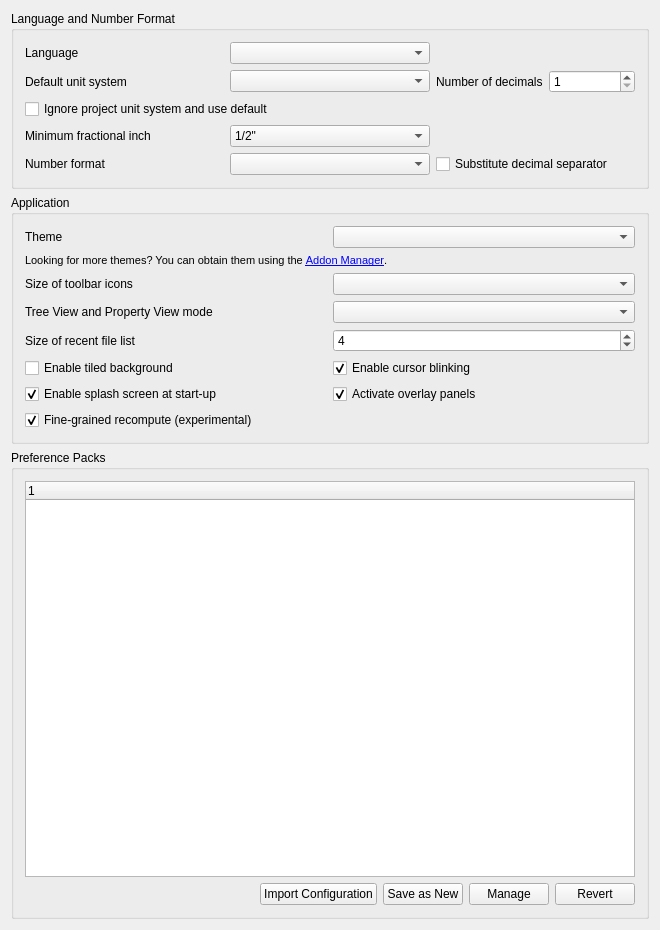
<?xml version="1.0" encoding="UTF-8"?>
<ui version="4.0">
 <class>Gui::Dialog::DlgSettingsGeneral</class>
 <widget class="QWidget" name="Gui::Dialog::DlgSettingsGeneral">
  <property name="geometry">
   <rect>
    <x>0</x>
    <y>0</y>
    <width>660</width>
    <height>930</height>
   </rect>
  </property>
  <property name="windowTitle">
   <string>General</string>
  </property>
  <layout class="QVBoxLayout" name="verticalLayout">
   <item>
    <widget class="QGroupBox" name="GroupBox7">
     <property name="title">
      <string>Language and Number Format</string>
     </property>
     <layout class="QGridLayout">
      <property name="leftMargin">
       <number>11</number>
      </property>
      <property name="topMargin">
       <number>11</number>
      </property>
      <property name="rightMargin">
       <number>11</number>
      </property>
      <property name="bottomMargin">
       <number>11</number>
      </property>
      <property name="spacing">
       <number>6</number>
      </property>
      <item row="0" column="0">
       <widget class="QLabel" name="TextLabel1_4">
        <property name="text">
         <string>Language</string>
        </property>
       </widget>
      </item>
      <item row="0" column="1">
       <widget class="QComboBox" name="Languages">
        <property name="toolTip">
         <string>Language of the application's user interface</string>
        </property>
       </widget>
      </item>
      <item row="1" column="0">
       <widget class="QLabel" name="unitSystemLabel">
        <property name="text">
         <string>Default unit system</string>
        </property>
       </widget>
      </item>
      <item row="1" column="1">
       <widget class="QComboBox" name="comboBox_UnitSystem">
        <property name="toolTip">
         <string>Unit system for all parts of the application. Can be overridden by specifying a document unit system.</string>
        </property>
       </widget>
      </item>
      <item row="1" column="2">
       <layout class="QHBoxLayout" name="horizontalLayout_3">
        <item>
         <widget class="QLabel" name="decimalsLabel">
          <property name="text">
           <string>Number of decimals</string>
          </property>
         </widget>
        </item>
        <item>
         <widget class="QSpinBox" name="spinBoxDecimals">
          <property name="toolTip">
           <string>Number of decimals that should be shown for numbers and dimensions</string>
          </property>
          <property name="minimum">
           <number>1</number>
          </property>
          <property name="maximum">
           <number>12</number>
          </property>
         </widget>
        </item>
       </layout>
      </item>
      <item row="2" column="0" colspan="3">
       <widget class="QCheckBox" name="checkBox_projectUnitSystemIgnore">
        <property name="toolTip">
         <string>Ignores document unit systems</string>
        </property>
        <property name="text">
         <string>Ignore project unit system and use default</string>
        </property>
       </widget>
      </item>
      <item row="3" column="0">
       <widget class="QLabel" name="fractionalInchLabel">
        <property name="text">
         <string>Minimum fractional inch</string>
        </property>
       </widget>
      </item>
      <item row="3" column="1">
       <widget class="QComboBox" name="comboBox_FracInch">
        <property name="toolTip">
         <string>Minimum fractional inch to be displayed</string>
        </property>
        <item>
         <property name="text">
          <string notr="true">1/2&quot;</string>
         </property>
        </item>
        <item>
         <property name="text">
          <string notr="true">1/4&quot;</string>
         </property>
        </item>
        <item>
         <property name="text">
          <string notr="true">1/8&quot;</string>
         </property>
        </item>
        <item>
         <property name="text">
          <string notr="true">1/16&quot;</string>
         </property>
        </item>
        <item>
         <property name="text">
          <string notr="true">1/32&quot;</string>
         </property>
        </item>
        <item>
         <property name="text">
          <string notr="true">1/64&quot;</string>
         </property>
        </item>
        <item>
         <property name="text">
          <string notr="true">1/128&quot;</string>
         </property>
        </item>
       </widget>
      </item>
      <item row="4" column="0">
       <widget class="QLabel" name="TextLabel1_5">
        <property name="text">
         <string>Number format</string>
        </property>
       </widget>
      </item>
      <item row="4" column="1">
       <widget class="Gui::PrefComboBox" name="UseLocaleFormatting">
        <property name="prefEntry" stdset="0">
         <cstring>UseLocaleFormatting</cstring>
        </property>
        <property name="prefPath" stdset="0">
         <cstring>General</cstring>
        </property>
       </widget>
      </item>
      <item row="4" column="2">
       <widget class="Gui::PrefCheckBox" name="SubstituteDecimal">
        <property name="toolTip">
         <string>Substitutes numerical keypad decimal separator with locale separator, except
in the Python console and the macro editor where a
dot/period will always be printed</string>
        </property>
        <property name="text">
         <string>Substitute decimal separator</string>
        </property>
        <property name="prefEntry" stdset="0">
         <cstring>SubstituteDecimalSeparator</cstring>
        </property>
        <property name="prefPath" stdset="0">
         <cstring>General</cstring>
        </property>
       </widget>
      </item>
     </layout>
    </widget>
   </item>
   <item>
    <widget class="QGroupBox" name="GroupBox3">
     <property name="title">
      <string>Application</string>
     </property>
     <layout class="QGridLayout">
      <property name="leftMargin">
       <number>11</number>
      </property>
      <property name="topMargin">
       <number>11</number>
      </property>
      <property name="rightMargin">
       <number>11</number>
      </property>
      <property name="bottomMargin">
       <number>11</number>
      </property>
      <property name="spacing">
       <number>6</number>
      </property>
      <item row="0" column="0">
       <widget class="QLabel" name="themesLabel">
        <property name="text">
         <string>Theme</string>
        </property>
       </widget>
      </item>
      <item row="0" column="1">
       <widget class="QComboBox" name="themesCombobox">
        <property name="toolTip">
         <string>Customize the appearance of the user interface</string>
        </property>
       </widget>
      </item>
      <item row="1" column="0" colspan="2">
       <widget class="QLabel" name="moreThemesLabel">
        <property name="font">
         <font>
          <pointsize>8</pointsize>
         </font>
        </property>
        <property name="text">
         <string>Looking for more themes? You can obtain them using the &lt;a href=&quot;freecad:Std_AddonMgr&quot;&gt;Addon Manager&lt;/a&gt;.</string>
        </property>
        <property name="textFormat">
         <enum>Qt::TextFormat::RichText</enum>
        </property>
       </widget>
      </item>
      <item row="2" column="0">
       <widget class="QLabel" name="iconSizeLabel">
        <property name="text">
         <string>Size of toolbar icons</string>
        </property>
       </widget>
      </item>
      <item row="2" column="1">
       <widget class="QComboBox" name="toolbarIconSize">
        <property name="toolTip">
         <string>Icon size in the toolbar</string>
        </property>
       </widget>
      </item>
      <item row="3" column="0">
       <widget class="QLabel" name="treeModeLabel">
        <property name="text">
         <string>Tree View and Property View mode</string>
        </property>
       </widget>
      </item>
      <item row="3" column="1">
       <widget class="QComboBox" name="treeMode">
        <property name="toolTip">
         <string>Customize how the tree view is shown in the panel (restart required).

'Combined': combine tree and property view into one panel.
'Independent': split tree and property view into separate panels.</string>
        </property>
       </widget>
      </item>
      <item row="4" column="0">
       <widget class="QLabel" name="recentFileListLabel">
        <property name="text">
         <string>Size of recent file list</string>
        </property>
       </widget>
      </item>
      <item row="4" column="1">
       <widget class="Gui::PrefSpinBox" name="RecentFiles">
        <property name="toolTip">
         <string>How many files should be listed in recent files list</string>
        </property>
        <property name="value">
         <number>4</number>
        </property>
        <property name="prefEntry" stdset="0">
         <cstring>RecentFiles</cstring>
        </property>
        <property name="prefPath" stdset="0">
         <cstring>RecentFiles</cstring>
        </property>
       </widget>
      </item>
      <item row="5" column="0">
       <widget class="QCheckBox" name="tiledBackground">
        <property name="toolTip">
         <string>Background of the main window (when no document is opened) will consist of tiles of an image.</string>
        </property>
        <property name="text">
         <string>Enable tiled background</string>
        </property>
       </widget>
      </item>
      <item row="5" column="1">
       <widget class="Gui::PrefCheckBox" name="EnableCursorBlinking">
        <property name="toolTip">
         <string>The text cursor will be blinking</string>
        </property>
        <property name="text">
         <string>Enable cursor blinking</string>
        </property>
        <property name="checked">
         <bool>true</bool>
        </property>
        <property name="prefEntry" stdset="0">
         <cstring>EnableCursorBlinking</cstring>
        </property>
        <property name="prefPath" stdset="0">
         <cstring>General</cstring>
        </property>
       </widget>
      </item>
      <item row="6" column="0">
       <widget class="Gui::PrefCheckBox" name="SplashScreen">
        <property name="toolTip">
         <string>A splash screen is a small loading window that is shown
when FreeCAD is launching. If this option is checked, FreeCAD will
display the splash screen.</string>
        </property>
        <property name="text">
         <string>Enable splash screen at start-up</string>
        </property>
        <property name="checked">
         <bool>true</bool>
        </property>
        <property name="prefEntry" stdset="0">
         <cstring>ShowSplasher</cstring>
        </property>
        <property name="prefPath" stdset="0">
         <cstring>General</cstring>
        </property>
       </widget>
      </item>
      <item row="6" column="1">
       <widget class="Gui::PrefCheckBox" name="ActivateOverlay">
        <property name="toolTip">
         <string>Activate overlay handling of docked panels</string>
        </property>
        <property name="text">
         <string>Activate overlay panels</string>
        </property>
        <property name="checked">
         <bool>true</bool>
        </property>
        <property name="prefEntry" stdset="0">
         <cstring>ActivateOverlay</cstring>
        </property>
        <property name="prefPath" stdset="0">
         <cstring>DockWindows</cstring>
        </property>
       </widget>
      </item>
     <item row="7" column="0">
        <widget class="Gui::PrefCheckBox" name="FineGrainedRecompute">
         <property name="toolTip">
          <string>Activate fine-grained recomputation of documents</string>
         </property>
         <property name="text">
          <string>Fine-grained recompute (experimental)</string>
         </property>
         <property name="checked">
          <bool>true</bool>
         </property>
         <property name="prefEntry" stdset="0">
          <cstring>FineGrainedRecompute</cstring>
         </property>
         <property name="prefPath" stdset="0">
          <cstring>General</cstring>
         </property>
        </widget>
       </item>
      </layout>
    </widget>
   </item>
   <item>
    <widget class="QGroupBox" name="groupBox">
     <property name="title">
      <string>Preference Packs</string>
     </property>
     <layout class="QHBoxLayout" name="horizontalLayout">
      <item>
       <layout class="QVBoxLayout" name="verticalLayout_3">
        <item>
         <widget class="QTreeWidget" name="PreferencePacks">
          <property name="horizontalScrollBarPolicy">
           <enum>Qt::ScrollBarPolicy::ScrollBarAlwaysOff</enum>
          </property>
          <property name="sizeAdjustPolicy">
           <enum>QAbstractScrollArea::SizeAdjustPolicy::AdjustToContents</enum>
          </property>
          <property name="editTriggers">
           <set>QAbstractItemView::EditTrigger::NoEditTriggers</set>
          </property>
          <property name="showDropIndicator" stdset="0">
           <bool>false</bool>
          </property>
          <property name="dragDropOverwriteMode">
           <bool>false</bool>
          </property>
          <property name="alternatingRowColors">
           <bool>true</bool>
          </property>
          <property name="selectionMode">
           <enum>QAbstractItemView::SelectionMode::SingleSelection</enum>
          </property>
          <property name="selectionBehavior">
           <enum>QAbstractItemView::SelectionBehavior::SelectRows</enum>
          </property>
          <column>
           <property name="text">
            <string notr="true">1</string>
           </property>
          </column>
         </widget>
        </item>
        <item>
         <layout class="QHBoxLayout" name="horizontalLayout_2">
          <item>
           <spacer name="horizontalSpacer">
            <property name="orientation">
             <enum>Qt::Orientation::Horizontal</enum>
            </property>
            <property name="sizeHint" stdset="0">
             <size>
              <width>40</width>
              <height>20</height>
             </size>
            </property>
           </spacer>
          </item>
          <item>
           <widget class="QPushButton" name="ImportConfig">
            <property name="text">
             <string>Import Configuration</string>
            </property>
           </widget>
          </item>
          <item>
           <widget class="QPushButton" name="SaveNewPreferencePack">
            <property name="text">
             <string>Save as New</string>
            </property>
           </widget>
          </item>
          <item>
           <widget class="QPushButton" name="ManagePreferencePacks">
            <property name="sizePolicy">
             <sizepolicy hsizetype="Fixed" vsizetype="Fixed">
              <horstretch>0</horstretch>
              <verstretch>0</verstretch>
             </sizepolicy>
            </property>
            <property name="text">
             <string>Manage</string>
            </property>
           </widget>
          </item>
          <item>
           <widget class="QPushButton" name="RevertToSavedConfig">
            <property name="text">
             <string>Revert</string>
            </property>
           </widget>
          </item>
         </layout>
        </item>
       </layout>
      </item>
     </layout>
    </widget>
   </item>
  </layout>
 </widget>
 <layoutdefault spacing="6" margin="11"/>
 <customwidgets>
  <customwidget>
   <class>Gui::PrefSpinBox</class>
   <extends>QSpinBox</extends>
   <header>Gui/PrefWidgets.h</header>
  </customwidget>
  <customwidget>
   <class>Gui::PrefCheckBox</class>
   <extends>QCheckBox</extends>
   <header>Gui/PrefWidgets.h</header>
  </customwidget>
  <customwidget>
   <class>Gui::PrefComboBox</class>
   <extends>QComboBox</extends>
   <header>Gui/PrefWidgets.h</header>
  </customwidget>
 </customwidgets>
 <tabstops>
  <tabstop>Languages</tabstop>
  <tabstop>RecentFiles</tabstop>
  <tabstop>EnableCursorBlinking</tabstop>
  <tabstop>SplashScreen</tabstop>
 </tabstops>
 <resources/>
 <connections/>
</ui>
